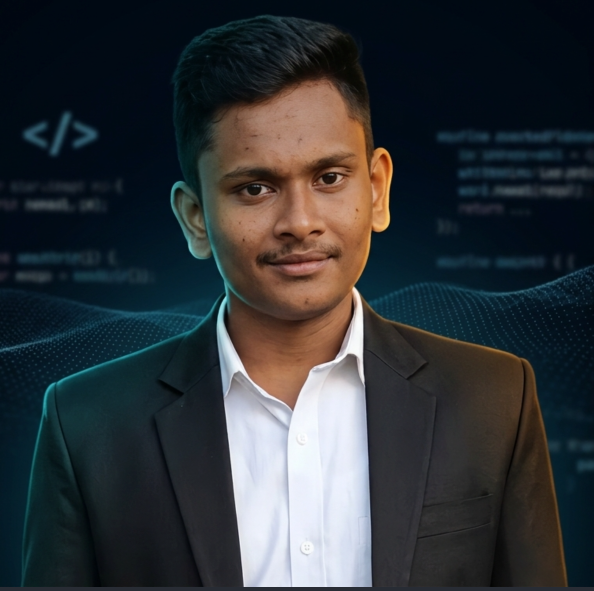
#> input picture gagan-profile.png, 1188 x 1181 px (shown at 1/2 size)
$ python gen_terminal.py
#> lines starting #> are read from the running program, lines starting #| are printed output that depends on the picture
"""
gen_terminal.py
===============
Generates TWO SVG files for Gagan B's GitHub profile:

  terminal-card.svg  (840 × 875)
    • Portrait / avatar converted to animated ASCII art
    • Each row sweeps left->right with cursor block
    • macOS chrome:  GaganB982006Hello@github: ~$ ./portrait.sh
    • Footer:        GaganB982006Hello@github:~$ whoami  Gagan B

  info-card.svg  (480 × 430)
    • neofetch-style info card
    • Staggered slide-up + fade-in per row
    • macOS chrome:  GaganB982006Hello@github: ~$ neofetch
    • Sections: identity header, About, Stack, Highlights

Run:
    pip install Pillow
    python3 gen_terminal.py
"""

import sys, os, html as _html
from urllib.request import urlopen, Request
from io import BytesIO

# ─── CONFIG ──────────────────────────────────────────────────────────────────
USERNAME     = "GaganB982006Hello"
DISPLAY_NAME = "Gagan B"
ROLE         = "CS Engineering Student · Full Stack & AI/ML"

# ─── HELPERS ─────────────────────────────────────────────────────────────────
def xe(s): return _html.escape(str(s), quote=True)

OUT_DIR = os.path.dirname(os.path.abspath(__file__))

# ═══════════════════════════════════════════════════════════════════════════════
# PART 1 — terminal-card.svg  (ASCII art portrait)
# ═══════════════════════════════════════════════════════════════════════════════

local_photo = next(
    (p for p in (os.path.join(OUT_DIR, "gagan-profile.png"), os.path.join(OUT_DIR, "gagan-profile.jpg")) if os.path.exists(p)),
    None,
)
img_bytes = None
if local_photo:
    with open(local_photo, "rb") as f:
        img_bytes = f.read()
    print(f"[OK] Loaded local portrait ({os.path.basename(local_photo)}, {len(img_bytes):,} bytes)")
else:
    print("[..] Fetching GitHub avatar …")
    try:
        req = Request(
            f"https://avatars.githubusercontent.com/{USERNAME}?size=400",
            headers={"User-Agent": "Mozilla/5.0"},
        )
        img_bytes = urlopen(req, timeout=20).read()
        print(f"[OK] Avatar fetched  ({len(img_bytes):,} bytes)")
    except Exception as e:
        sys.exit(f"[ERR] Fetch failed: {e}")

try:
    from PIL import Image
except ImportError:
    sys.exit("[ERR] Pillow not installed.  Run: pip install Pillow")

# Density ramp: space = bright pixel, @ = dark pixel
ASCII_CHARS = "  `.-':=+*csS%#@"
ART_W, ART_H = 100, 53

img = Image.open(BytesIO(img_bytes)).convert("L")
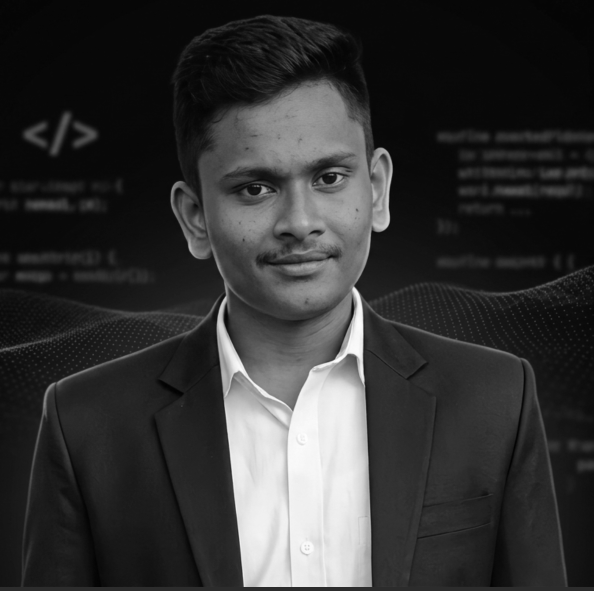
#> img: PIL image 1188x1181 L (shown at 1/2 size); min 1, max 255, mean 51.6
img = img.resize((ART_W, ART_H), Image.LANCZOS)
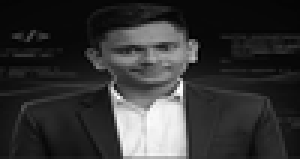
#> img: PIL image 100x53 L (shown 3 times larger); min 0, max 255, mean 51.6
pixels = list(img.get_flattened_data() if hasattr(img, "get_flattened_data") else img.getdata())
#> pixels = 5300 values, max 255 at index 3059, min 0 at index 1766, mean 51.6

rows = []
for r in range(ART_H):
    row = ""
    for c in range(ART_W):
        px  = pixels[r * ART_W + c]
        idx = int((255 - px) / 255 * (len(ASCII_CHARS) - 1))
        row += ASCII_CHARS[idx]
    rows.append(row)
#> after the loop, rows = 53 items

print(f"[OK] ASCII art generated ({ART_W}×{ART_H})")

W1      = 840
ROW_H   = 15
ROW_Y0  = 37
FONT_SZ = 12.9
ROW_DUR = 0.11
TEXT_W  = 800
TEXT_X  = 20

FOOTER_LINE_Y = ROW_Y0 + ART_H * ROW_H   # 832
FOOTER_TEXT_Y = FOOTER_LINE_Y + 19        # 851
H1            = FOOTER_LINE_Y + 43        # 875

WHOAMI_TEXT = f"{USERNAME}@github:~$ whoami "
CURSOR_X    = TEXT_X + len(WHOAMI_TEXT) * 7.73 + len(DISPLAY_NAME) * 7.73 + 6

rows_svg = ""
for i, row in enumerate(rows):
    begin  = i * ROW_DUR
    y_top  = ROW_Y0 + i * ROW_H
    y_text = y_top + 11.1
    safe   = xe(row)

    rows_svg += (
        f'<clipPath id="r{i}">'
        f'<rect x="{TEXT_X}" y="{y_top:.1f}" height="{ROW_H}" width="0">'
        f'<animate attributeName="width" from="0" to="{TEXT_W}" '
        f'begin="{begin:.3f}s" dur="{ROW_DUR}s" fill="freeze"/>'
        f'</rect></clipPath>\n'
        f'<g clip-path="url(#r{i})">'
        f'<text xml:space="preserve" x="{TEXT_X}" y="{y_text:.1f}" '
        f'fill="#c9d1d9" font-size="{FONT_SZ}" '
        f'textLength="{TEXT_W}" lengthAdjust="spacing">{safe}</text>'
        f'</g>\n'
        f'<rect y="{y_top+1:.1f}" width="8" height="13" fill="#c9d1d9" opacity="0">'
        f'<animate attributeName="x" from="{TEXT_X}" to="{TEXT_X+TEXT_W}" '
        f'begin="{begin:.3f}s" dur="{ROW_DUR}s" fill="freeze"/>'
        f'<set attributeName="opacity" to="0.85" begin="{begin:.3f}s"/>'
        f'<set attributeName="opacity" to="0" begin="{begin+ROW_DUR:.3f}s"/>'
        f'</rect>\n'
    )
#> this loop made 53 passes
#> (begin, y_top, y_text) on passes 1 to 12: (0, 37, 48.1), (0.11, 52, 63.1), (0.22, 67, 78.1), (0.33, 82, 93.1), (0.44, 97, 108.1), (0.55, 112, 123.1), (0.66, 127, 138.1), (0.77, 142, 153.1), (0.88, 157, 168.1), (0.99, 172, 183.1), (1.1, 187, 198.1), (1.21, 202, 213.1)

svg1 = f"""<svg xmlns="http://www.w3.org/2000/svg" width="{W1}" height="{H1}" viewBox="0 0 {W1} {H1}" font-family="ui-monospace, SFMono-Regular, Menlo, Consolas, monospace">
<defs>
  <linearGradient id="bg" x1="0" y1="0" x2="0" y2="1">
    <stop offset="0" stop-color="#111722"/>
    <stop offset="1" stop-color="#0d1117"/>
  </linearGradient>
</defs>
<rect width="{W1}" height="{H1}" rx="12" fill="url(#bg)"/>
<rect x="0.5" y="0.5" width="{W1-1}" height="{H1-1}" rx="12" fill="none" stroke="#30363d" stroke-width="1"/>
<line x1="0" y1="30" x2="{W1}" y2="30" stroke="#30363d"/>
<circle cx="20" cy="15.0" r="5" fill="#ff5f56"/>
<circle cx="36" cy="15.0" r="5" fill="#ffbd2e"/>
<circle cx="52" cy="15.0" r="5" fill="#27c93f"/>
<text x="{W1/2:.1f}" y="19.0" fill="#7d8590" font-size="12" text-anchor="middle">{USERNAME}@github: ~$ ./portrait.sh</text>
{rows_svg}
<line x1="0" y1="{FOOTER_LINE_Y:.1f}" x2="{W1}" y2="{FOOTER_LINE_Y:.1f}" stroke="#30363d"/>
<text x="20" y="{FOOTER_TEXT_Y:.1f}" fill="#7d8590" font-size="13">{USERNAME}@github:~$ whoami <tspan fill="#c9d1d9">{DISPLAY_NAME}</tspan></text>
<rect x="{CURSOR_X:.0f}" y="{FOOTER_TEXT_Y-13:.1f}" width="8" height="14" fill="#c9d1d9">
  <animate attributeName="opacity" values="1;1;0;0" keyTimes="0;0.5;0.51;1" dur="1s" repeatCount="indefinite"/>
</rect>
</svg>"""

out1 = os.path.join(OUT_DIR, "terminal-card.svg")
with open(out1, "w", encoding="utf-8") as f:
    f.write(svg1)
print(f"[OK] terminal-card.svg written  ({W1}×{H1}px, {os.path.getsize(out1)//1024} KB)")


# ═══════════════════════════════════════════════════════════════════════════════
# PART 2 — info-card.svg  (neofetch-style info card)
# ═══════════════════════════════════════════════════════════════════════════════

W2, H2 = 480, 420

C_ORANGE = "#ffa657"
C_BLUE   = "#58a6ff"
C_GREEN  = "#3fb950"
C_CYAN   = "#22d3ee"
C_WHITE  = "#c9d1d9"
C_DIM    = "#30363d"
C_GRAY   = "#7d8590"

INFO_ROWS = [
    {"type": "header"},
    {"type": "section", "label": "— About"},
    {"type": "field", "label": "Role", "value": "CS Student · Full Stack & AI/ML"},
    {"type": "field", "label": "Focus", "value": "Web Apps, AI/ML & Automation"},
    {"type": "field", "label": "Education", "value": "B.E. CSE (CGPA 8.35) · VSBCETC"},
    {"type": "section", "label": "— Stack"},
    {"type": "field", "label": "Languages", "value": "Java, Python, C, C++, JS, TS"},
    {"type": "field", "label": "Frontend", "value": "HTML5, CSS3, Tailwind, React"},
    {"type": "field", "label": "Backend", "value": "Node.js, Streamlit, JavaFX"},
    {"type": "field", "label": "Data/ML", "value": "NumPy, Pandas, Matplotlib"},
    {"type": "field", "label": "Tools", "value": "Git, GitHub, VS Code, Jupyter"},
    {"type": "section", "label": "— Highlights"},
    {"type": "bullet", "value": "Built AI-driven web & ML applications"},
    {"type": "bullet", "value": "TechSaksham & IBM SkillsBuild AI/ML Intern"},
    {"type": "bullet", "value": "25+ GitHub repos · Active on LeetCode"},
]

SLIDE_DUR = 0.4
STEP      = 0.06
TOP_Y     = 60.0
LINE_H    = 20.5

parts = []
cur_t = 0.15
cur_y = TOP_Y

for row in INFO_ROWS:
    t  = cur_t
    ks = "0.2 0.8 0.2 1"

    if row["type"] == "header":
        ulen = len(USERNAME)
        rule_x1 = 20 + (ulen + 1 + 6) * 8.6 + 6
        parts.append(
            f'<g opacity="0" transform="translate(0,5)">'
            f'<text x="20" y="{cur_y}" font-size="14" font-weight="700">'
            f'<tspan fill="{C_GREEN}">{xe(USERNAME)}</tspan>'
            f'<tspan fill="{C_GRAY}">@</tspan>'
            f'<tspan fill="{C_CYAN}">github</tspan>'
            f'</text>'
            f'<line x1="{rule_x1:.0f}" y1="{cur_y-4:.1f}" x2="460" y2="{cur_y-4:.1f}" stroke="{C_DIM}" stroke-opacity="0.8"/>'
            f'<animate attributeName="opacity" from="0" to="1" begin="{t:.2f}s" dur="{SLIDE_DUR}s" fill="freeze"/>'
            f'<animateTransform attributeName="transform" type="translate" from="0 5" to="0 0" begin="{t:.2f}s" dur="{SLIDE_DUR}s" fill="freeze" calcMode="spline" keySplines="{ks}"/>'
            f'</g>'
        )
        cur_y += LINE_H * 1.1
        cur_t += STEP

    elif row["type"] == "section":
        label   = row["label"]
        rule_x1 = 20 + len(label) * 7.8
        parts.append(
            f'<g opacity="0" transform="translate(0,5)">'
            f'<text x="20" y="{cur_y}" fill="{C_BLUE}" font-size="12.5" font-weight="700">{xe(label)}</text>'
            f'<line x1="{rule_x1:.0f}" y1="{cur_y-4:.1f}" x2="460" y2="{cur_y-4:.1f}" stroke="{C_DIM}" stroke-opacity="0.8"/>'
            f'<animate attributeName="opacity" from="0" to="1" begin="{t:.2f}s" dur="{SLIDE_DUR}s" fill="freeze"/>'
            f'<animateTransform attributeName="transform" type="translate" from="0 5" to="0 0" begin="{t:.2f}s" dur="{SLIDE_DUR}s" fill="freeze" calcMode="spline" keySplines="{ks}"/>'
            f'</g>'
        )
        cur_y += LINE_H * 1.5
        cur_t += STEP * 2

    elif row["type"] == "field":
        parts.append(
            f'<g opacity="0" transform="translate(0,5)">'
            f'<text x="20" y="{cur_y}" fill="{C_ORANGE}" font-size="12.5" font-weight="700">{xe(row["label"])}</text>'
            f'<text x="112" y="{cur_y}" fill="{C_WHITE}" font-size="12.5">{xe(row["value"])}</text>'
            f'<animate attributeName="opacity" from="0" to="1" begin="{t:.2f}s" dur="{SLIDE_DUR}s" fill="freeze"/>'
            f'<animateTransform attributeName="transform" type="translate" from="0 5" to="0 0" begin="{t:.2f}s" dur="{SLIDE_DUR}s" fill="freeze" calcMode="spline" keySplines="{ks}"/>'
            f'</g>'
        )
        cur_y += LINE_H
        cur_t += STEP

    elif row["type"] == "bullet":
        dot_cy = cur_y - 4
        parts.append(
            f'<g opacity="0" transform="translate(0,5)">'
            f'<circle cx="23" cy="{dot_cy:.1f}" r="2.5" fill="{C_GREEN}"/>'
            f'<text x="34" y="{cur_y}" fill="{C_WHITE}" font-size="12.5">{xe(row["value"])}</text>'
            f'<animate attributeName="opacity" from="0" to="1" begin="{t:.2f}s" dur="{SLIDE_DUR}s" fill="freeze"/>'
            f'<animateTransform attributeName="transform" type="translate" from="0 5" to="0 0" begin="{t:.2f}s" dur="{SLIDE_DUR}s" fill="freeze" calcMode="spline" keySplines="{ks}"/>'
            f'</g>'
        )
        cur_y += LINE_H
        cur_t += STEP

H2 = max(420, int(cur_y) + 30)
info_parts_svg = "\n".join(parts)

svg2 = f"""<svg xmlns="http://www.w3.org/2000/svg" width="{W2}" height="{H2}" viewBox="0 0 {W2} {H2}" font-family="ui-monospace, SFMono-Regular, Menlo, Consolas, monospace">
<defs>
  <linearGradient id="ibg" x1="0" y1="0" x2="0" y2="1">
    <stop offset="0" stop-color="#111722"/>
    <stop offset="1" stop-color="#0d1117"/>
  </linearGradient>
</defs>
<rect width="{W2}" height="{H2}" rx="12" fill="url(#ibg)"/>
<rect x="0.5" y="0.5" width="{W2-1}" height="{H2-1}" rx="12" fill="none" stroke="#30363d"/>
<line x1="0" y1="30" x2="{W2}" y2="30" stroke="#30363d"/>
<circle cx="20" cy="15.0" r="5" fill="#ff5f56"/>
<circle cx="36" cy="15.0" r="5" fill="#ffbd2e"/>
<circle cx="52" cy="15.0" r="5" fill="#27c93f"/>
<text x="{W2/2:.1f}" y="19.0" fill="{C_GRAY}" font-size="12" text-anchor="middle">{USERNAME}@github: ~$ neofetch</text>
{info_parts_svg}
</svg>"""

out2 = os.path.join(OUT_DIR, "info-card.svg")
with open(out2, "w", encoding="utf-8") as f:
    f.write(svg2)
print(f"[OK] info-card.svg written       ({W2}×{H2}px, {os.path.getsize(out2)//1024} KB)")
